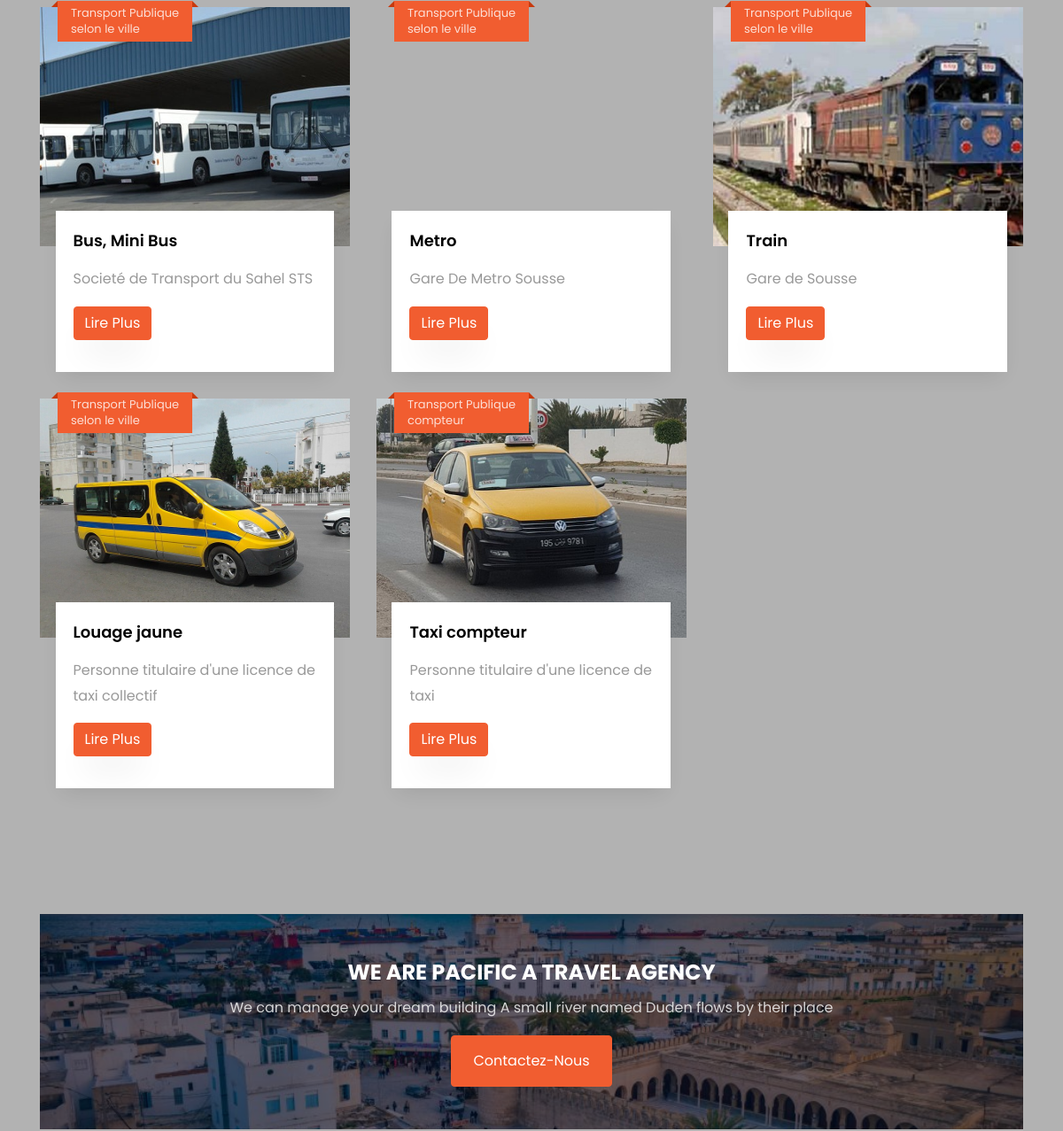
/transportpub.php (middle part), run on an earlier commit of the app's database.
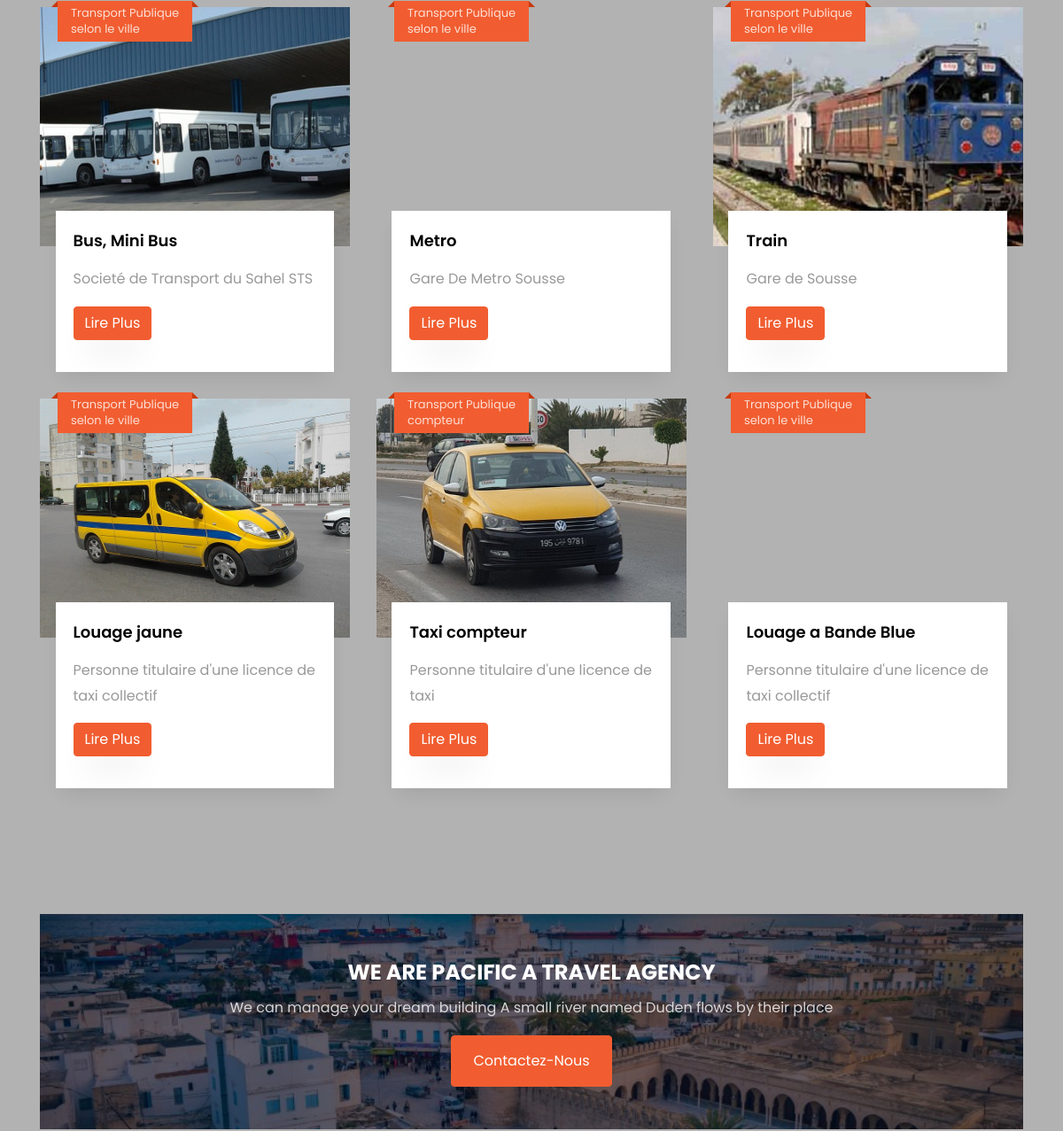
And on a later commit of the database.
### tables this page shows
CREATE TABLE IF NOT EXISTS `transport` (
  `id` int NOT NULL AUTO_INCREMENT,
  `nom_agence` varchar(100) NOT NULL,
  `nom_transport` varchar(100) NOT NULL,
  `type` varchar(150) NOT NULL,
  `description` text NOT NULL,
  `prix` varchar(100) NOT NULL,
  `image` varchar(200) NOT NULL,
  PRIMARY KEY (`id`)
);

### connexion/database.php (called while the page is built, shortened)
<?php
class database
{
    private $link;
    public function __construct()
    {
        global $link;
        if (is_null($link)) {
            $server = 'localhost';
            $login = 'root';
            $password = '';
            $database = 'sousse_discovery';
            try {
                $this->link = new mysqli($server, $login, $password, $database);
                $this->link->set_charset("utf8");
            } catch (mysqli_sql_exception $e) {
                echo 'Problem de connexion--> ' . $e;
            }
        }
    }
    public function getConnectionDB()
    {
        return $this->link;
    }
}
?>

### connexion/connexion.php (called while the page is built, shortened)
<?php
require_once("database.php");
require_once("transportfct.php");
$database = new database();
$transportfct= new transportfct($database->getConnectionDB());
?>

### connexion/transportfct.php (called while the page is built, shortened)
<?php
class transportfct
{
    private $db;
    public function __construct($db)
    {
        $this->db = $db;
    }
    public function read()
    {
        $table = array();
        $query = mysqli_query($this->db, "SELECT * FROM `transport` WHERE type = 'transport publique'");
        while ($result = mysqli_fetch_array($query)) {
            $table[] = $result;
        }
        return $table;
    }
}

### transportpub.php (the view, shortened to what this page needs)
<?php require_once('head.php'); ?>
<?php require_once('navbar.php'); ?>
<section class="ftco-section">
    <div class="container">
        <div class="row d-flex">
            <?php
            $all = $transportfct->read();
            foreach ($all as $i => $item) :
            ?>
                <div class="col-md-4 ">
                    <div class="blog-entry justify-content-end">
                        <a href="blog-single.html" class=" block-20" style="background-image: url('images/<?= $item["image"]; ?>');">
                        </a>
                        <div class="text">
                            <div class="d-flex align-items-center mb-9 topp">
                                <div class="five">
                                    <span class="mos"><?= $item["type"]; ?></span>
                                    <span class="yr"> <?= $item["prix"]; ?></span>
                                </div>
                            </div>
                            <h3 class="heading"><a href="#"><?= $item["nom_transport"]; ?></a></h3>
                            <p><?= $item["nom_agence"]; ?></p>
                            <p><a href="#" class="btn btn-primary">Lire Plus</a></p>
                        </div>
                    </div>
                </div>
            <?php endforeach; ?>
        </div>
    </div>
</section>
<section class="ftco-intro ftco-section ftco-no-pt">
    <div class="container">
        <div class="row justify-content-center">
            <div class="col-md-12 text-center">
                <div class="img" style="background-image: url(images/sousse1.jpg);">
                    <div class="overlay"></div>
                    <h2>We Are Pacific A Travel Agency</h2>
                    <p>We can manage your dream building A small river named Duden flows by their place</p>
                    <p class="mb-0"><a href="contact.php" class="btn btn-primary px-4 py-3">Contactez-Nous</a></p>
                </div>
            </div>
        </div>
    </div>
</section>
<?php include('loader.php'); ?>

### head.php (shortened to what this page needs)
<?php
require_once('connexion/connexion.php');
?>
<!DOCTYPE html>
<html lang="en">
<head>
	<link rel="stylesheet" href="https://stackpath.bootstrapcdn.com/font-awesome/4.7.0/css/font-awesome.min.css">
	<link rel="stylesheet" href="css/animate.css">
	<link rel="stylesheet" href="css/owl.carousel.min.css">
	<link rel="stylesheet" href="css/owl.theme.default.min.css">
	<link rel="stylesheet" href="css/magnific-popup.css">
	<link rel="stylesheet" href="css/bootstrap-datepicker.css">
	<link rel="stylesheet" href="css/jquery.timepicker.css">
	<link rel="stylesheet" href="css/flaticon.css">
	<link rel="stylesheet" href="css/style.css">
</head>

### navbar.php (shortened to what this page needs)
<body>

### loader.php (shortened to what this page needs)
</body>
</html>

What changed in the data, as far as the page shows it:
added transport: type "Transport Publique", prix "selon le ville", nom_transport "Louage a Bande Blue", nom_agence "Personne titulaire d'une licence de taxi collectif"
